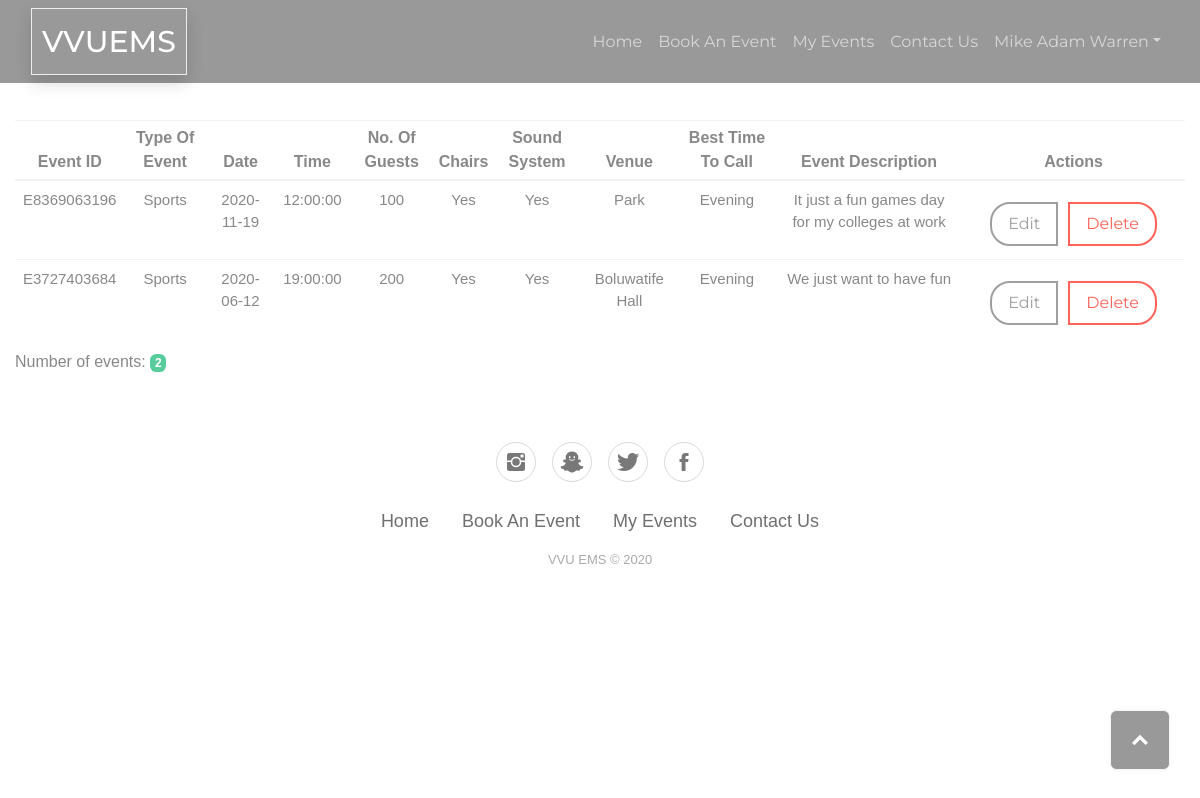
Screenshot of /listEvents.php (signed in) with the database file from the repository.
### tables this page shows
CREATE TABLE `events` (
  `ID` int(32) NOT NULL,
  `EventID` varchar(32) NOT NULL,
  `Event` text NOT NULL,
  `Num_Guest` int(4) NOT NULL,
  `Chairs` varchar(4) NOT NULL,
  `Sound` varchar(4) NOT NULL,
  `Date` date NOT NULL,
  `Time` time NOT NULL,
  `Venue` varchar(50) NOT NULL,
  `Description` text NOT NULL,
  `Best_Time` varchar(32) NOT NULL,
  `Customer_ID` varchar(250) DEFAULT NULL
);

### require/listEvent_processing.php (the view, shortened to what this page needs)
 <?php  require_once 'require/connectDB.php';
        require_once 'require/modals.php'; ?>
<thead style="font-size: 16px;">
    <tr>
        <th data-field="EventID" data-filter-control="input" data-sortable="true">Event ID</th>
        <th>Type Of Event</th>
        <th data-field="Date" data-filter-control="select" data-sortable="true">Date</th>
        <th data-field="Time" data-filter-control="select" data-sortable="true">Time</th>
        <th data-field="Num_Guest" data-filter-control="input" data-sortable="true">No. Of Guests</th>
        <th>Chairs</th>
        <th>Sound System</th>
        <th>Venue</th>
        <th>Best Time To Call</th>
        <th>Event Description</th>
        <th>Actions</th>
    </tr>
</thead>
<tbody style="font-size: 15px;">
        <?php
            $num = 0;
            $query = "SELECT * FROM events where Customer_ID = '{$_SESSION['id']}'";
            $check = mysqli_query($conn, $query);
            if (!$check) {
                die('Query failed'.mysqli_error());
            }else {
                if ($check-> num_rows > 0){
                    ?>
                    <?php while ($row = mysqli_fetch_assoc($check)):
                        ?>
                    <tr class="p-1">
                            <td class="p-2"><?php echo $row["EventID"];?></td>
                            <td class="p-2"><?php echo $row["Event"];?></td>
                            <td class="p-2"><?php echo $row["Date"];?></td>
                            <td class="p-2"><?php echo $row["Time"];?></td>
                            <td class="p-2"><?php echo $row["Num_Guest"];?></td>
                            <td class="p-2"><?php echo $row["Chairs"];?></td>
                            <td class="p-2"><?php echo $row["Sound"];?></td>
                            <td class="p-2"><?php echo $row["Venue"];?></td>
                            <td class="p-2"><?php echo $row["Best_Time"];?></td>
                            <td class="p-2"><?php echo $row["Description"];?></td>
                            <td class="p-2">
                                <div class="col pt-2">
                                    <div class="btn-group btn-group-md" role="group">
                                        <a href="update_form.php?edit=<?php echo $row["ID"];?>"class="btn btn-info btn-md" style="margin: 5px">Edit</a>
                                        <a href="listEvents.php?delete_customer_event=<?php echo $row["ID"];?>"style="margin: 5px"class="btn btn-danger btn-md" >Delete</a>
                                    </div>
                                </div>
                            </td>
                    </tr>
                            <?php $num += 1;?>
                    <?php endwhile ?>
                    <?php
                    echo '<caption>Number of events: <span class="badge badge-success">'.$num.'</span></caption>';
                }else{
                    echo '<div class="alert alert-info">No Records to Show</div>';
                }
            }
        ?>
</tbody>

### assets/css/Customers.css (style rules this page uses)
span { font-style: inherit; font-weight: inherit; }

### assets/css/main.css (style rules this page uses)
html, body { font-family: Arial, Helvetica,-apple-system, BlinkMacSystemFont, 'Segoe UI', Roboto, Oxygen, Ubuntu, Cantarell, 'Open Sans', 'Helvetica Neue', sans-serif; }
body { background-color: white; }
h1, .h1, h2, .h2, h3, .h3, h4, .h4, h5, .h5, h6, .h6, p, .navbar, .brand, .btn-simple, a, .td-name, td { -moz-osx-font-smoothing: grayscale; -webkit-font-smoothing: antialiased; }
a { color: #2CA8FF; }
.btn { border-width: 2px; background-color: transparent; font-weight: 400; opacity: 0.8; filter: alpha(opacity=80); padding: 8px 16px; border-color: #888888; color: #888888; }
.btn-danger { border-color: #FF3B30; color: #FF3B30; }
*, *::before, *::after { box-sizing: border-box; }
a { color: #9c27b0; text-decoration: none; background-color: transparent; -webkit-text-decoration-skip: objects; }
* { -webkit-tap-highlight-color: rgba(255, 255, 255, 0); -webkit-tap-highlight-color: transparent; }
a { color: #9c27b0; }
a { text-decoration: none; background-color: transparent; -webkit-text-decoration-skip: objects; }
* { -webkit-tap-highlight-color: rgba(255,255,255,0); -webkit-tap-highlight-color: transparent; }
.btn { border-radius: 20px; }

### rows the page displays
events: EventID "E8369063196", Event "Sports", Date "2020-11-19", Time "12:00:00", Num_Guest "100", Chairs "Yes", Sound "Yes", Venue "Park", Best_Time "Evening", Description "It just a fun games day for my colleges at work"
events: EventID "E3727403684", Event "Sports", Date "2020-06-12", Time "19:00:00", Num_Guest "200", Chairs "Yes", Sound "Yes", Venue "Boluwatife Hall", Best_Time "Evening", Description "We just want to have fun"

### other values shown
$name "Mike Adam Warren"
$num "2"
